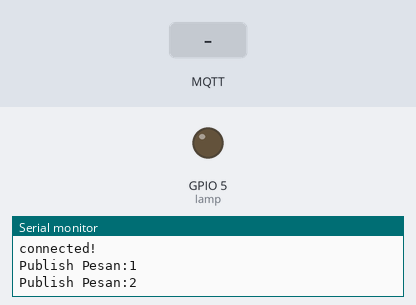
Simulated run of this sketch. Board: ESP32. Parts: output pins drawn as LEDs (lit = HIGH), the last lines printed to the serial monitor. Inputs (shaded band) come from the test bench. WiFi joins after 1.5 s; servers stay silent unless stated; no MQTT or app messages arrive unless stated.

Above: at 3.2 s.
3.3 s: MQTT message "on" arrives on the first subscribed topic
At 3.9 s:
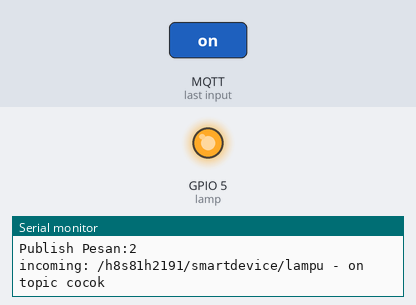
4.8 s: MQTT message "1" arrives on the first subscribed topic
At 5.1 s:
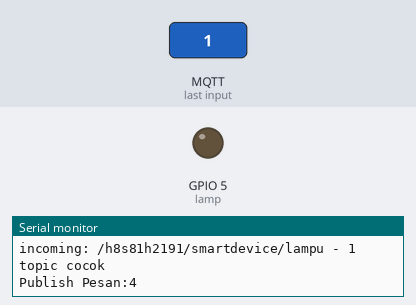
Timing chart, 0 to 7.8 s (numbered marks = the images above; inputs shaded):
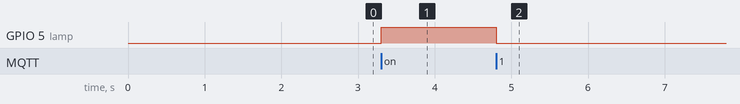

The sketch:

firmware_mqtt.ino
```cpp
#include <WiFi.h>
const char ssid[] = "HASAN_wifi";
const char pass[] = "kulonprogo";
WiFiClient net;

#include <MQTT.h>
const char* clientId = "Client982983125423";
const char*  broker = "broker.emqx.io";
const char*  topicSuhu = "/h8s81h2191/smartdevice/suhu";
const char*  topicKelembaban = "/h8s81h2191/smartdevice/kelembaban";
const char*  topicLampu = "/h8s81h2191/smartdevice/lampu";
MQTTClient client;
unsigned const long jeda = 1000;
unsigned long zero, timer = 0;

int lamp = 5;

void connect() {
  Serial.print("checking wifi...");
  while (WiFi.status() != WL_CONNECTED) {
    Serial.print(".");
    delay(1000);
  }
  Serial.print("\nconnecting...");
  while (!client.connect(clientId, "", "")) {
    Serial.print(".");
    delay(1000);
  }
  Serial.println("\nconnected!");
  client.subscribe(topicLampu);
}

void messageReceived(String &topic, String &payload) {
  Serial.println("incoming: " + topic + " - " + payload);
  if (topic == topicLampu){
    Serial.println("topic cocok");
    if (payload == "on"){
        digitalWrite(lamp, HIGH);
    } else {
        digitalWrite(lamp, LOW);
    }
  }

}

void setup() {
  Serial.begin(115200);
  WiFi.begin(ssid, pass);
  client.begin(broker, net);
  client.onMessage(messageReceived);
  pinMode(lamp, OUTPUT);
  connect();
}

void loop() {
  client.loop();
  if (!client.connected()) {
    connect();
  }

  if (millis() - zero >= jeda) {
    timer++;
    client.publish(topicSuhu, String(timer));
    client.publish(topicKelembaban, String(timer));
    Serial.println(String() + "Publish Pesan:" + timer);
    zero = millis();
  }
}
```

Measured:
- after the input at 3.3 s, GPIO 5 (lamp): LOW → HIGH at once
- after the input at 4.8 s, GPIO 5 (lamp): HIGH → LOW at once
